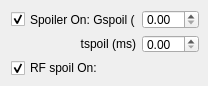
     <widget class="QWidget" name="GEMSOptions">
      <attribute name="title">
       <string>GEMS Options</string>
      </attribute>
      <widget class="QWidget" name="layoutWidget">
       <property name="geometry">
        <rect>
         <x>11</x>
         <y>10</y>
         <width>188</width>
         <height>67</height>
        </rect>
       </property>
       <layout class="QGridLayout" name="gridLayout_23">
        <item row="0" column="0">
         <widget class="QCheckBox" name="chbSpoileGradientsOn_2">
          <property name="toolTip">
           <string>If checked will add spoiler gradients at the end of the pulse sequence.  Prevents stimulated echoes if echo times are shorter than 5*T1</string>
          </property>
          <property name="text">
           <string>Spoiler On: Gspoil (%)</string>
          </property>
          <property name="checked">
           <bool>true</bool>
          </property>
         </widget>
        </item>
        <item row="0" column="1">
         <widget class="QDoubleSpinBox" name="dsbGEMSGspoil"/>
        </item>
        <item row="1" column="0">
         <widget class="QLabel" name="label_195">
          <property name="text">
           <string>tspoil (ms)</string>
          </property>
          <property name="alignment">
           <set>Qt::AlignRight|Qt::AlignTrailing|Qt::AlignVCenter</set>
          </property>
         </widget>
        </item>
        <item row="1" column="1">
         <widget class="QDoubleSpinBox" name="dsbGEMStspoil"/>
        </item>
        <item row="2" column="0">
         <widget class="QCheckBox" name="checkBox_2">
          <property name="text">
           <string>RF spoil On:  </string>
          </property>
          <property name="checked">
           <bool>true</bool>
          </property>
         </widget>
        </item>
       </layout>
      </widget>
     </widget>
